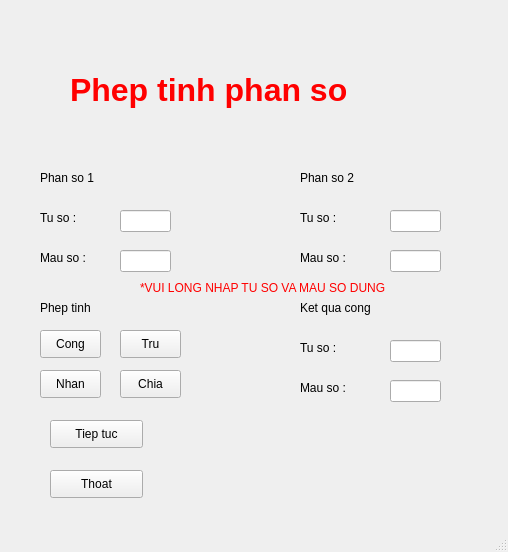
<?xml version="1.0" encoding="UTF-8"?>
<ui version="4.0">
 <class>MainWindow</class>
 <widget class="QMainWindow" name="MainWindow">
  <property name="geometry">
   <rect>
    <x>0</x>
    <y>0</y>
    <width>508</width>
    <height>552</height>
   </rect>
  </property>
  <property name="windowTitle">
   <string>MainWindow</string>
  </property>
  <widget class="QWidget" name="centralwidget">
   <widget class="QLabel" name="label">
    <property name="geometry">
     <rect>
      <x>70</x>
      <y>60</y>
      <width>451</width>
      <height>61</height>
     </rect>
    </property>
    <property name="font">
     <font>
      <pointsize>36</pointsize>
     </font>
    </property>
    <property name="text">
     <string>&lt;html&gt;&lt;head/&gt;&lt;body&gt;&lt;p&gt;&lt;span style=&quot; font-size:24pt; font-weight:600; color:#ff0000;&quot;&gt;Phep tinh phan so&lt;/span&gt;&lt;/p&gt;&lt;/body&gt;&lt;/html&gt;</string>
    </property>
   </widget>
   <widget class="QLabel" name="label_2">
    <property name="geometry">
     <rect>
      <x>40</x>
      <y>170</y>
      <width>55</width>
      <height>16</height>
     </rect>
    </property>
    <property name="text">
     <string>Phan so 1</string>
    </property>
   </widget>
   <widget class="QLabel" name="label_3">
    <property name="geometry">
     <rect>
      <x>40</x>
      <y>210</y>
      <width>55</width>
      <height>16</height>
     </rect>
    </property>
    <property name="text">
     <string>Tu so : </string>
    </property>
   </widget>
   <widget class="QLineEdit" name="lineEdit_TS1">
    <property name="geometry">
     <rect>
      <x>120</x>
      <y>210</y>
      <width>51</width>
      <height>22</height>
     </rect>
    </property>
   </widget>
   <widget class="QLineEdit" name="lineEdit_MS1">
    <property name="geometry">
     <rect>
      <x>120</x>
      <y>250</y>
      <width>51</width>
      <height>22</height>
     </rect>
    </property>
   </widget>
   <widget class="QLineEdit" name="lineEdit_TS2">
    <property name="geometry">
     <rect>
      <x>390</x>
      <y>210</y>
      <width>51</width>
      <height>22</height>
     </rect>
    </property>
   </widget>
   <widget class="QLineEdit" name="lineEdit_MS2">
    <property name="geometry">
     <rect>
      <x>390</x>
      <y>250</y>
      <width>51</width>
      <height>22</height>
     </rect>
    </property>
   </widget>
   <widget class="QLabel" name="label_4">
    <property name="geometry">
     <rect>
      <x>300</x>
      <y>170</y>
      <width>55</width>
      <height>16</height>
     </rect>
    </property>
    <property name="text">
     <string>Phan so 2</string>
    </property>
   </widget>
   <widget class="QLabel" name="label_5">
    <property name="geometry">
     <rect>
      <x>300</x>
      <y>210</y>
      <width>55</width>
      <height>16</height>
     </rect>
    </property>
    <property name="text">
     <string>Tu so : </string>
    </property>
   </widget>
   <widget class="QLabel" name="label_6">
    <property name="geometry">
     <rect>
      <x>300</x>
      <y>250</y>
      <width>55</width>
      <height>16</height>
     </rect>
    </property>
    <property name="text">
     <string>Mau so : </string>
    </property>
   </widget>
   <widget class="QLabel" name="label_7">
    <property name="geometry">
     <rect>
      <x>40</x>
      <y>250</y>
      <width>55</width>
      <height>16</height>
     </rect>
    </property>
    <property name="text">
     <string>Mau so : </string>
    </property>
   </widget>
   <widget class="QLabel" name="label_8">
    <property name="geometry">
     <rect>
      <x>40</x>
      <y>300</y>
      <width>55</width>
      <height>16</height>
     </rect>
    </property>
    <property name="text">
     <string>Phep tinh</string>
    </property>
   </widget>
   <widget class="QPushButton" name="pushButton_Cong">
    <property name="geometry">
     <rect>
      <x>40</x>
      <y>330</y>
      <width>61</width>
      <height>28</height>
     </rect>
    </property>
    <property name="text">
     <string>Cong</string>
    </property>
   </widget>
   <widget class="QPushButton" name="pushButton_Tru">
    <property name="geometry">
     <rect>
      <x>120</x>
      <y>330</y>
      <width>61</width>
      <height>28</height>
     </rect>
    </property>
    <property name="text">
     <string>Tru</string>
    </property>
   </widget>
   <widget class="QPushButton" name="pushButton_Nhan">
    <property name="geometry">
     <rect>
      <x>40</x>
      <y>370</y>
      <width>61</width>
      <height>28</height>
     </rect>
    </property>
    <property name="text">
     <string>Nhan</string>
    </property>
   </widget>
   <widget class="QPushButton" name="pushButton_Chia">
    <property name="geometry">
     <rect>
      <x>120</x>
      <y>370</y>
      <width>61</width>
      <height>28</height>
     </rect>
    </property>
    <property name="text">
     <string>Chia</string>
    </property>
   </widget>
   <widget class="QLabel" name="label_9">
    <property name="geometry">
     <rect>
      <x>300</x>
      <y>300</y>
      <width>81</width>
      <height>16</height>
     </rect>
    </property>
    <property name="text">
     <string>Ket qua cong</string>
    </property>
   </widget>
   <widget class="QLabel" name="label_10">
    <property name="geometry">
     <rect>
      <x>300</x>
      <y>340</y>
      <width>55</width>
      <height>16</height>
     </rect>
    </property>
    <property name="text">
     <string>Tu so : </string>
    </property>
   </widget>
   <widget class="QLineEdit" name="lineEdit_MSKQ">
    <property name="geometry">
     <rect>
      <x>390</x>
      <y>380</y>
      <width>51</width>
      <height>22</height>
     </rect>
    </property>
   </widget>
   <widget class="QLineEdit" name="lineEdit_TSKQ">
    <property name="geometry">
     <rect>
      <x>390</x>
      <y>340</y>
      <width>51</width>
      <height>22</height>
     </rect>
    </property>
   </widget>
   <widget class="QLabel" name="label_11">
    <property name="geometry">
     <rect>
      <x>300</x>
      <y>380</y>
      <width>55</width>
      <height>16</height>
     </rect>
    </property>
    <property name="text">
     <string>Mau so : </string>
    </property>
   </widget>
   <widget class="QPushButton" name="pushButton_TiepTuc">
    <property name="geometry">
     <rect>
      <x>50</x>
      <y>420</y>
      <width>93</width>
      <height>28</height>
     </rect>
    </property>
    <property name="text">
     <string>Tiep tuc</string>
    </property>
   </widget>
   <widget class="QPushButton" name="pushButton_Thoat">
    <property name="geometry">
     <rect>
      <x>50</x>
      <y>470</y>
      <width>93</width>
      <height>28</height>
     </rect>
    </property>
    <property name="text">
     <string>Thoat</string>
    </property>
   </widget>
   <widget class="QLabel" name="label_ChuY">
    <property name="geometry">
     <rect>
      <x>140</x>
      <y>280</y>
      <width>251</width>
      <height>16</height>
     </rect>
    </property>
    <property name="text">
     <string>&lt;html&gt;&lt;head/&gt;&lt;body&gt;&lt;p&gt;&lt;span style=&quot; color:#ff0000;&quot;&gt;*VUI LONG NHAP TU SO VA MAU SO DUNG&lt;/span&gt;&lt;/p&gt;&lt;/body&gt;&lt;/html&gt;</string>
    </property>
   </widget>
  </widget>
  <widget class="QMenuBar" name="menubar">
   <property name="geometry">
    <rect>
     <x>0</x>
     <y>0</y>
     <width>508</width>
     <height>26</height>
    </rect>
   </property>
  </widget>
  <widget class="QStatusBar" name="statusbar"/>
 </widget>
 <resources/>
 <connections/>
</ui>
